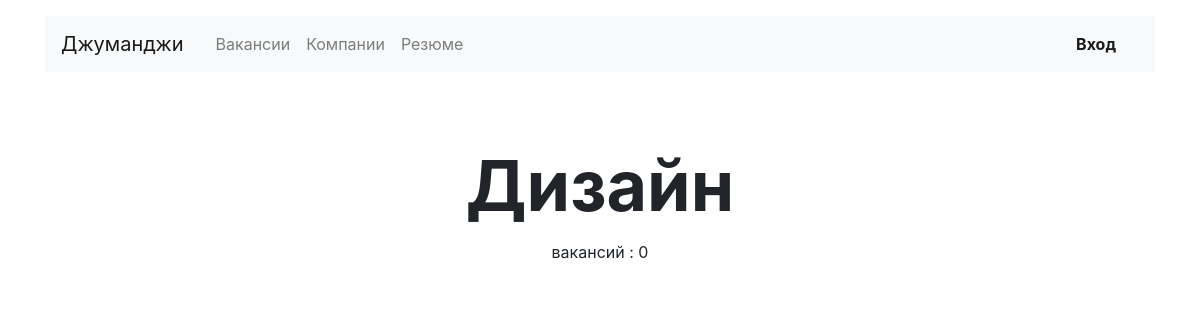
The page /vacancies/cat/design/ on the database as committed earlier.
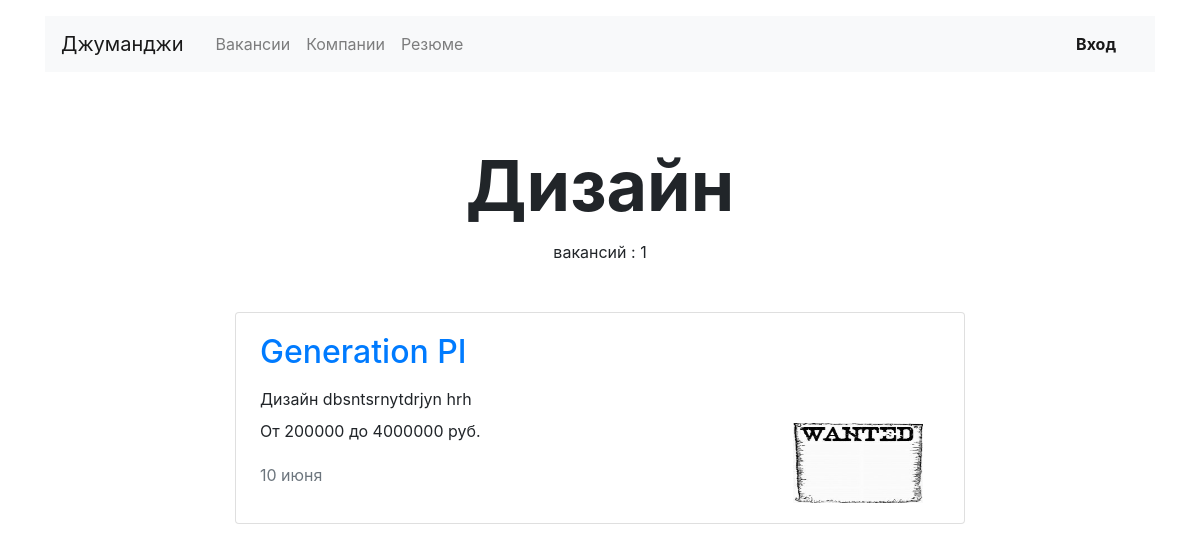
The same page on the database as committed later.
### vacancy/models.py (models this page shows, shortened)
class Vacancy(models.Model):
    title = models.CharField(max_length=50, verbose_name="Название вакансии")
    speciality = models.ForeignKey(Speciality, related_name="vacancies", on_delete=models.PROTECT, null=True,
                                   blank=True)
    company = models.ForeignKey(Company, related_name="vacancies", on_delete=models.PROTECT, null=True, blank=True)
    skills = models.TextField("Требуемые навыки")
    description = models.TextField(verbose_name="Описание вакансии")
    salary_min = models.IntegerField(verbose_name="Зарплата от")
    salary_max = models.IntegerField(verbose_name="Зарплата до")
    published_at = models.DateTimeField(default=timezone.now)

class Speciality(models.Model):
    code = models.CharField(max_length=20, unique=True)
    title = models.CharField(max_length=20)
    picture = models.ImageField(upload_to='MEDIA_SPECIALITY_IMAGE_DIR', blank=True)

class Company(models.Model):
    name = models.CharField(max_length=100, verbose_name="Название")
    location = models.CharField(max_length=30, verbose_name="Город")
    logo = models.ImageField(upload_to='company_images', blank=True)
    description = models.TextField(verbose_name="Информация")
    employee_count = models.IntegerField(verbose_name="Количество персонала", default=1)
    owner = models.OneToOneField(User, verbose_name="Владелец", related_name="company", on_delete=models.CASCADE,
                                 default=None, null=True, blank=True)

### vacancy/views.py (the view)
# urls.py: path('vacancies/cat/<str:category>/', VacanciesByCategoryView.as_view(), name='category'),
class VacanciesByCategoryView(View):
    def get(self, request, category):
        category = get_object_or_404(Speciality, code=category)
        request.session['return_path'] = self.request.get_full_path()
        context = {'vacancies': category.vacancies.all(),
                   'page_title': category.title}
        return render(request, 'vacancies/vacancies.html', context)

### templates/vacancies/vacancies.html (shortened to what this page needs)
{% extends 'vacancies/base.html' %}
{% block content %}
    <main class="container mt-3">
        <section>
            <h1 class="h1 text-center mx-auto mt-4 pt-5" style="font-size: 70px;"><strong>{{ page_title }}</strong></h1>
            <p class="text-center pt-1">{{ " вакансий : " }}{{ vacancies|length }}</p>
            <div class="row mt-5">
                <div class="col-12 col-lg-8 offset-lg-2 m-auto">
                    {% for vacancy in vacancies %}
                        <div class="card mb-4">
                            <div class="card-body px-4">
                                <div class="row">
                                    <div class="col-12 col-md-8 col-lg-9">
                                        <a href={% url 'vacancy:vacancy_id' vacancy.id %}><h2
                                                class="h2 pb-2">{{ vacancy.title }}</h2></a>
                                        <p class="mb-2">{{ vacancy.speciality.title }} {{ vacancy.skills }}</p>
                                        <p>От {{ vacancy.salary_min }} до {{ vacancy.salary_max }} руб.</p>
                                        <p class="text-muted pt-1">{{ vacancy.published_at|date:"j E" }}</p>
                                    </div>
                                    <div class="col-12 col-md-4 col-lg-3 d-flex align-items-end">
                                        {% if vacancy.company.logo %}
                                            <a href={% url 'vacancy:vacancy_id' vacancy.id %}>
                                                <img src="{{ vacancy.company.logo.url }}" width="130" height="80" alt="">
                                        {% else %}
                                            <a href={% url 'vacancy:vacancy_id' vacancy.id %}>
                                                <img src="https://place-hold.it/130x80" width="130" height="80" alt="">
                                            </a>
                                        {% endif %}
                                    </div>
                                </div>
                            </div>
                        </div>
                    {% endfor %}
                </div>
            </div>
        </section>
    </main>
{% endblock %}

Rows that differ between the two databases and show on the page:
added Vacancy: title "Generation PI", speciality "Дизайн", skills "dbsntsrnytdrjyn hrh", salary_min "200000", salary_max "4000000", published_at "10 июня", company.logo (picture)
Other text that changed with them:
{{ vacancies|length }}: "0" → "1"
